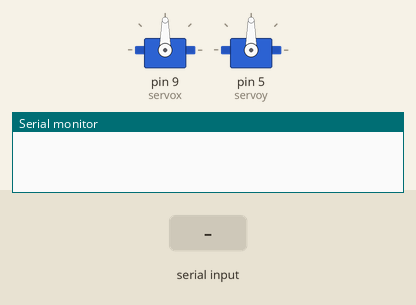
Recording of a sketch running on a simulated Arduino Uno, built with avr-gcc and run on an emulated ATmega328P. Parts: 2 × servo, the last lines printed to the serial monitor. The inputs (shaded band) are chosen by the test bench.

Above: at 1.2 s.
1.3 s: "x" received over Serial
At 1.9 s:
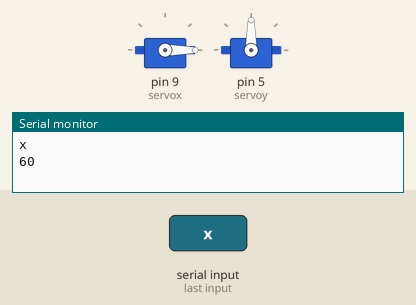
2.8 s: "200\n" received over Serial
At 3.1 s:
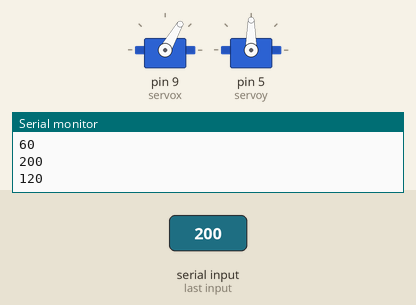
4.3 s: "5\n" received over Serial
At 5.4 s:
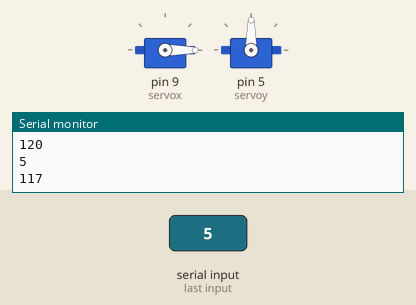
Timing chart, 0 to 7.3 s (numbered marks = the images above; inputs shaded):
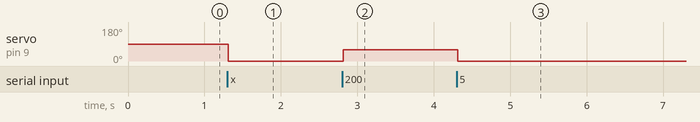

Measured:
- after the input at 1.3 s, servo on pin 9 (servox): 90° → 0° at once
- after the input at 2.8 s, servo on pin 9 (servox): 0° → 60° at once
- after the input at 4.3 s, servo on pin 9 (servox): 60° → 0° at once

The sketch:

middle.ino
```cpp
#include <Servo.h>
Servo servox;
Servo servoy;
int prevpos;
int pos;
String dataIn;


void setup() {
  // put your setup code here, to run once:
  Serial.setTimeout(10);
  Serial.begin(9600);
  servox.attach(9);
  servoy.attach(5);
  servox.write(90);
  servoy.write(90);
}


void loop() {
  //
}


void serialEvent() {
  while (Serial.available()) {
    dataIn = Serial.readString();
    Serial.println(dataIn);
    pos = map(findX(dataIn), 100, 400, 0, 180);
    servox.write(pos);
    //servoy.write(map(findY(dataIn), 100, 400, 0, 180)); For when i put y axis control in.
    Serial.println(abs(pos - prevpos));

    if (abs(pos - prevpos) < 5 & prevpos > 0) {
      Serial.println("pew");
    }
    prevpos = pos;
  }
}


int findX(String dataIn) {
  dataIn.remove(dataIn.indexOf("x"), 1);
  dataIn.remove(dataIn.indexOf("y"), 4);

  return dataIn.toInt();
}


int findY(String dataIn) {
  dataIn.remove(dataIn.indexOf("x"), dataIn.indexOf("y") + 1);

  return dataIn.toInt();
}
```
